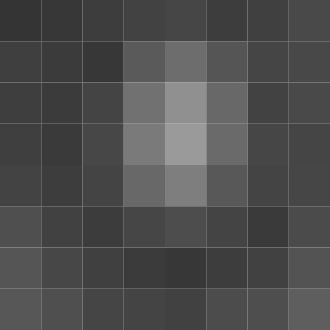
%> input picture Histogram.jpg, 330 x 330 px
$ octave HistogramEqualisation.m   (GNU Octave 9; MATLAB toolbox functions it lacks are replaced by stand-ins)
%> lines starting %> are read from the running program, lines starting %| are printed output that depends on the picture
clc;
clear all;
close all;

I=imread("Histogram.jpg");
%> I is the input picture: size 330x330x3 uint8; min 52, max 168, mean 77.4
if size(I,3) == 3
    I = rgb2gray(I);
%> I: size 330x330 uint8
end
%to convert the image to grayscale if it is RGB

%%The below code provides the direct keywords to find the desired output
% [17 lines of commented-out code are left out]

%%the below code gives the mathematical approach for the desired outcome
[M,N]=size(I); %Calculating the size of the image
%> M = 330; N = 330
numPixels=M*N; %multiplying the rows and columns for total number of pixels
%> numPixels = 108900
hist=zeros(256,1); %creating a row matrix for the pixel intensity for 0 to 256
for i=1:M
    for j=1:N
        intensity=I(i,j);
        hist(intensity+1)=hist(intensity+1)+1;
    end
end
%> after the loop, hist = 256 values, max 7008 at index 69, min 0 at index 1, mean 425.4
%Loop to calculate each and every pixel and add the number of pixels at a
%certain intensity in the row matrix with that value.

pdf=hist/numPixels; %normalising or calculating the average of the intensity of pixels
%> pdf = 256 values, max 0.0644 at index 69, min 0 at index 1, mean 0.00391

cdf = zeros(256,1);
cdf(1) = pdf(1);

for k = 2:256
    cdf(k) = cdf(k-1) + pdf(k);
end
%> after the loop, cdf = 256 values from 0 to 1
%calclating the cumulative frequency distribution of the given image

L = 256;
mapping = round((L - 1) * cdf);
%> mapping = 256 values from 0 to 255
%mapping the new intensity values with respect to the old frequency values

I_eq = zeros(M,N,'uint8'); %typecasting to the correct format

for i = 1:M
    for j = 1:N
        oldVal = I(i,j);
        I_eq(i,j) = mapping(oldVal + 1);
    end
end
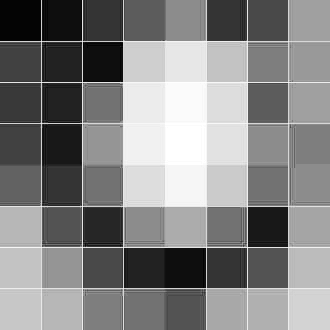
%> I_eq: size 330x330 uint8; min 4, max 255, mean 131.2
%putting the new equalised values in the image format

figure;

subplot(2,2,1);
imshow(I);
title('Original Image');

subplot(2,2,2);
imhist(I);
title('Original Histogram');

subplot(2,2,3);
imshow(I_eq);
title('Histogram Equalized Image');

subplot(2,2,4);
imhist(I_eq);
title('Equalized Histogram');
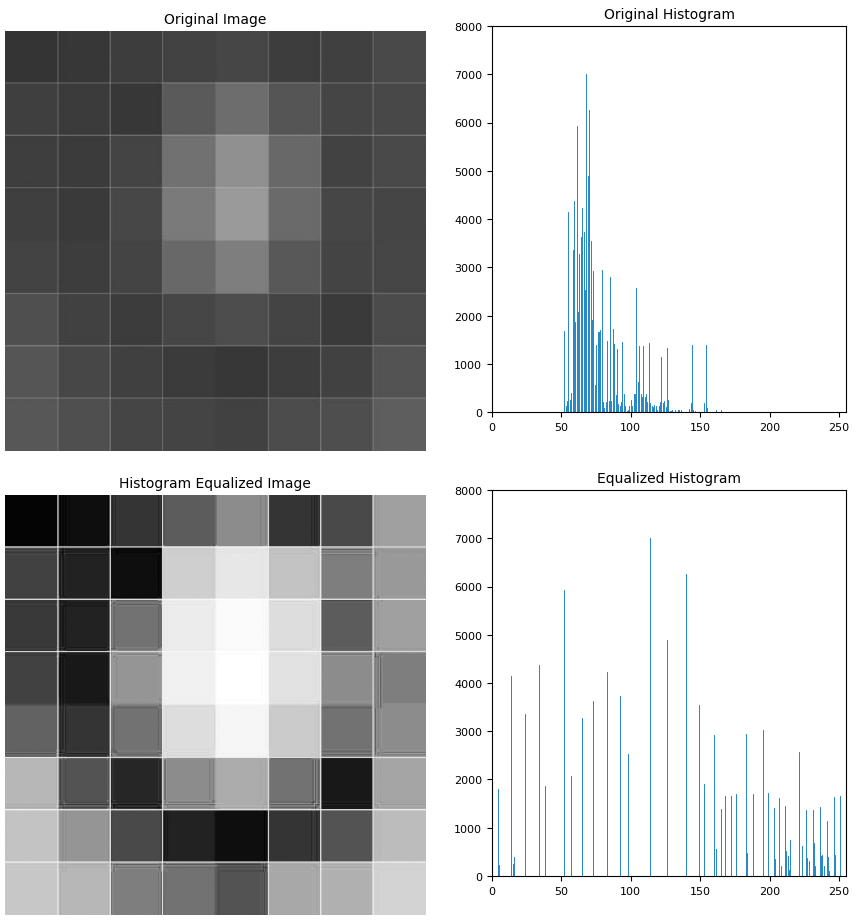
%> figure redrawn from the program's plot data, 4 panels
